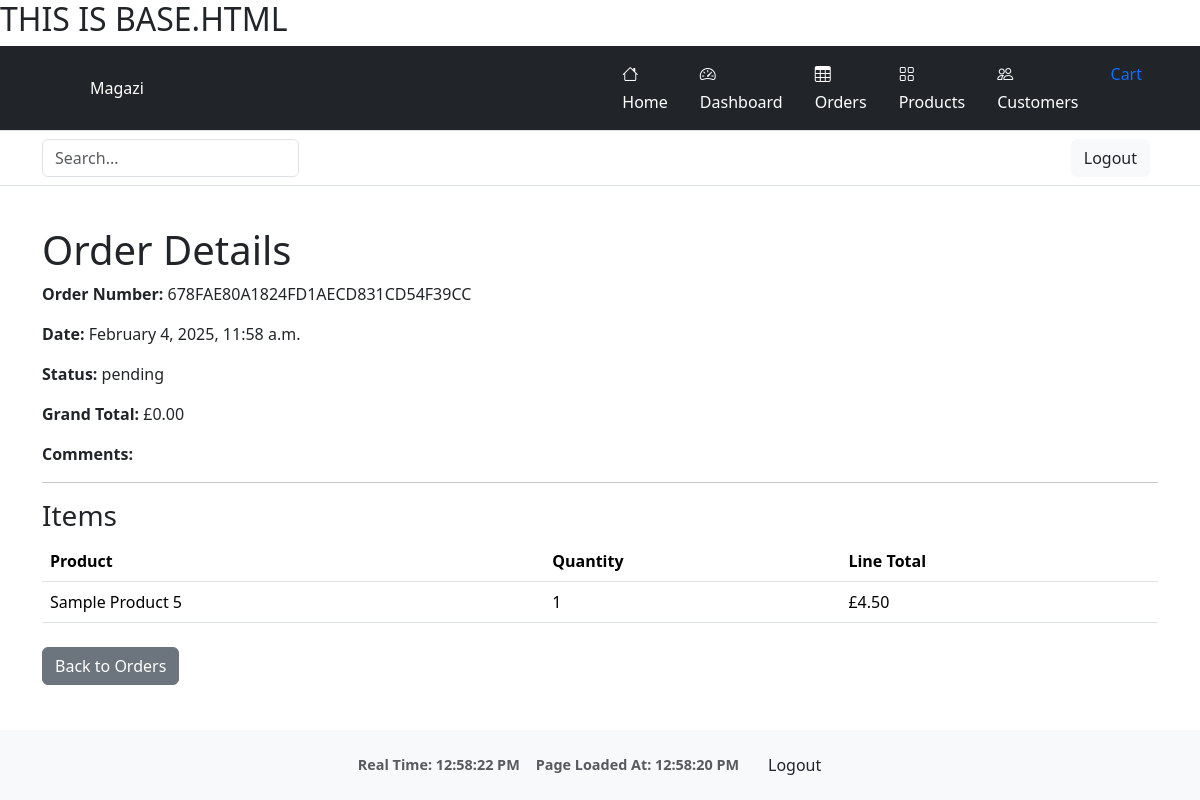
Page /orders/detail/678FAE80A1824FD1AECD831CD54F39CC/ (signed in) on the committed database.
### orders/models.py (models this page shows, shortened)
class Order(models.Model):
    order_number = models.CharField(max_length=32, null=False, editable=False)
    user = models.ForeignKey(settings.AUTH_USER_MODEL, on_delete=models.SET_NULL, null=True, blank=True)
    full_name = models.CharField(max_length=50, null=False, blank=False)
    email = models.EmailField(max_length=254, null=False, blank=False)
    phone_number = models.CharField(max_length=20, null=False, blank=False)
    country = CountryField(blank_label='Country *', null=False, blank=False)
    postcode = models.CharField(max_length=20, null=True, blank=True)
    town_or_city = models.CharField(max_length=40, null=False, blank=False)
    street_address1 = models.CharField(max_length=80, null=False, blank=False)
    street_address2 = models.CharField(max_length=80, null=True, blank=True)
    county = models.CharField(max_length=80, null=True, blank=True)
    date = models.DateTimeField(auto_now_add=True)
    delivery_cost = models.DecimalField(max_digits=6, decimal_places=2, null=False, default=0)
    order_total = models.DecimalField(max_digits=10, decimal_places=2, null=False, default=0)
    grand_total = models.DecimalField(max_digits=10, decimal_places=2, null=False, default=0)
    stripe_pid = models.CharField(max_length=254, null=False, blank=False, default='')
    status = models.CharField(max_length=20, default='pending')  # e.g. pending, delivered, canceled
    comments = models.TextField(blank=True)

class OrderLineItem(models.Model):
    order = models.ForeignKey('orders.Order', null=False, blank=False, on_delete=models.CASCADE, related_name='lineitems')
    product = models.ForeignKey(Product, null=False, blank=False, on_delete=models.CASCADE)
    quantity = models.IntegerField(null=False, blank=False, default=0)
    lineitem_total = models.DecimalField(max_digits=6, decimal_places=2, null=False, blank=False, editable=False)

### products/models.py (models this page shows, shortened)
class Product(models.Model):
    name = models.CharField(max_length=255)
    description = models.TextField()
    price = models.DecimalField(max_digits=10, decimal_places=2)
    image = models.ImageField(upload_to='product_images/', null=True, blank=True)
    stock = models.PositiveIntegerField(default=0)  # Adăugăm stocul
    created_at = models.DateTimeField(auto_now_add=True)
    updated_at = models.DateTimeField(auto_now=True)

### orders/views.py (the view)
# urls.py: path('detail/<str:order_number>/', views.order_detail, name='order_detail'),
@login_required
def order_detail(request, order_number):
    order = get_object_or_404(Order, order_number=order_number, user=request.user)
    return render(request, 'orders/order_detail.html', {'order': order})

### cart/context.py (called while the page is built, shortened)
def cart_summary(request):
    cart = request.session.get('cart', {})
    cart_items = []
    total = 0
    return {'cart_total': total, 'cart_items': cart_items}

### orders/templates/orders/order_detail.html
{% extends "base.html" %}
{% block content %}
<div class="container my-4">
    <h1>Order Details</h1>
    <p><strong>Order Number:</strong> {{ order.order_number }}</p>
    <p><strong>Date:</strong> {{ order.date|date:"F j, Y, g:i a" }}</p>
    <p><strong>Status:</strong> {{ order.status }}</p>
    <p><strong>Grand Total:</strong> £{{ order.grand_total }}</p>
    <p><strong>Comments:</strong> {{ order.comments }}</p>
    <hr>
    <h3>Items</h3>
    <table class="table">
        <thead>
            <tr>
                <th>Product</th>
                <th>Quantity</th>
                <th>Line Total</th>
            </tr>
        </thead>
        <tbody>
            {% for item in order.lineitems.all %}
            <tr>
                <td>{{ item.product.name }}</td>
                <td>{{ item.quantity }}</td>
                <td>£{{ item.lineitem_total }}</td>
            </tr>
            {% endfor %}
        </tbody>
    </table>
    <div class="mt-4">
        <a href="{% url 'orders:my_orders' %}" class="btn btn-secondary">Back to Orders</a>
    </div>
</div>
{% endblock %}

### static/css/base_style.css (style rules this page uses)
html, body { min-height: 100vh; margin: 0; display: flex; flex-direction: column; }

### rows in the picture
Order: order_number "678FAE80A1824FD1AECD831CD54F39CC", date "February 4, 2025, 11:58 a.m.", status "pending", grand_total "0.00"
OrderLineItem: product.name "Sample Product 5", quantity "1", lineitem_total "4.50"
